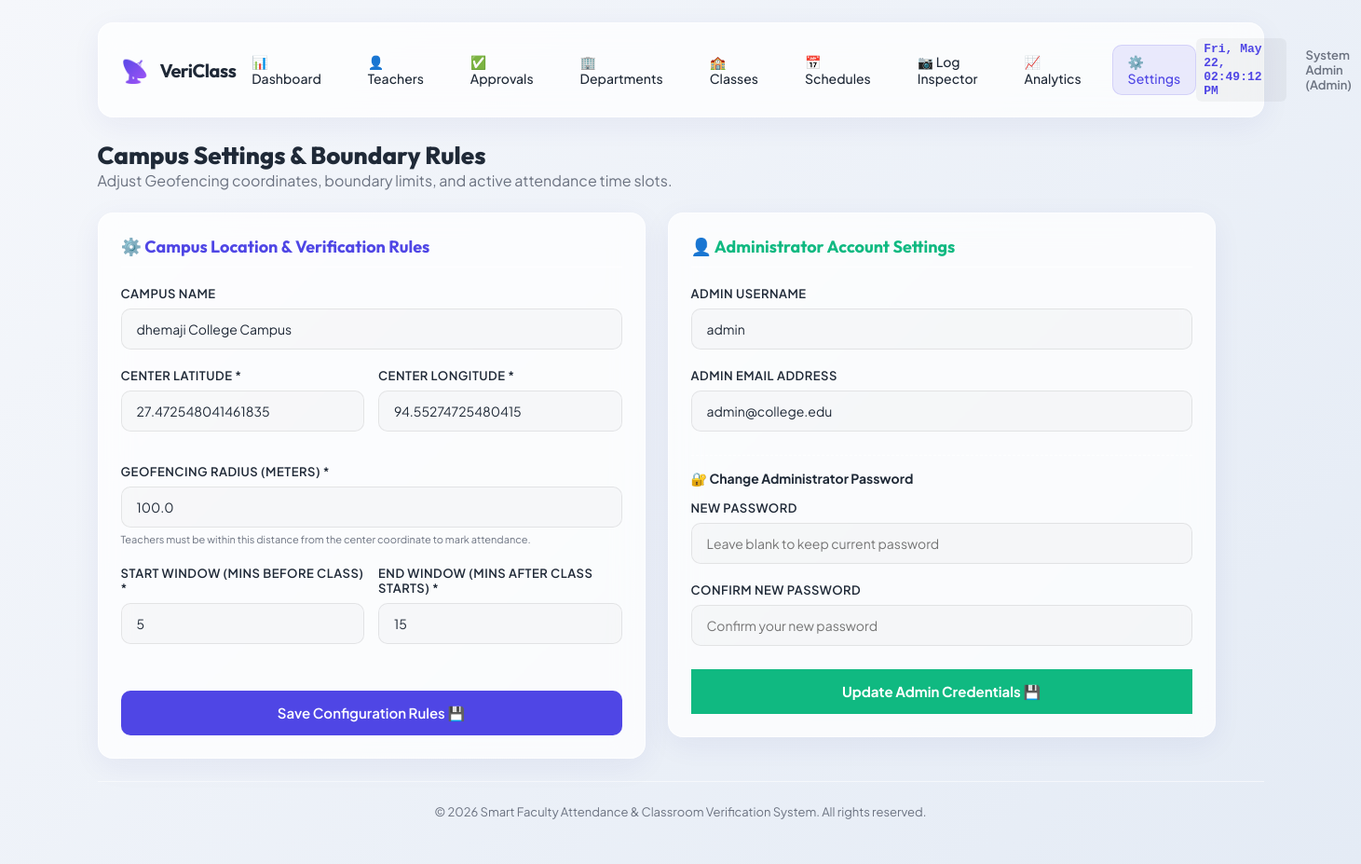
Before: /admin/settings (signed in) with the older database file.
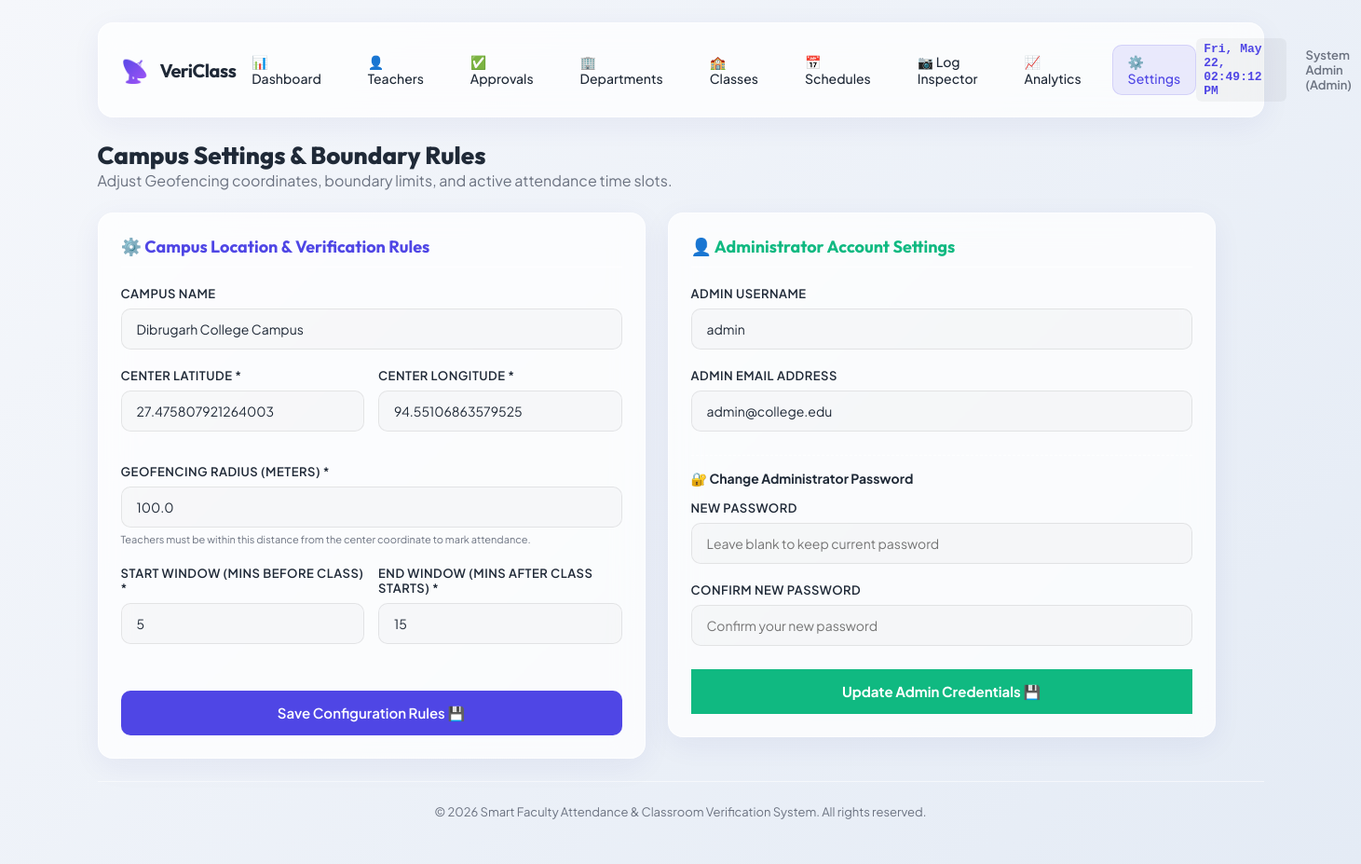
After: the same page with the newer database file.
### models.py (models this page shows, shortened)
class CampusSetting(db.Model):
    __tablename__ = 'campus_settings'
    id = db.Column(db.Integer, primary_key=True)
    campus_name = db.Column(db.String(100), nullable=False, default="Main College Campus")
    latitude = db.Column(db.Float, nullable=False, default=27.475807921264003)
    longitude = db.Column(db.Float, nullable=False, default=94.55106863579525)
    radius_meters = db.Column(db.Float, nullable=False, default=100.0)
    start_window_before_mins = db.Column(db.Integer, nullable=False, default=5)
    end_window_after_mins = db.Column(db.Integer, nullable=False, default=15)

### app.py (the view, shortened to what this page needs)
@app.route('/admin/settings', methods=['GET', 'POST'])
def admin_settings():
    if not is_logged_in() or session.get('role') != 'admin':
        flash("Access Denied.", "danger")
        return redirect(url_for('login'))
    settings = CampusSetting.query.first()
    return render_template('admin_settings.html', settings=settings, current_user=get_current_user())

### app.py (called while the page is built)
def is_logged_in():
    return 'user_id' in session

def get_current_user():
    if not is_logged_in():
        return None
    return User.query.get(session['user_id'])

### templates/admin_settings.html (shortened to what the changed rows need)
{% extends "base.html" %}
{% block content %}
<div style="margin-bottom: 24px;">
    <h2 style="font-family: var(--font-title); font-size: 26px; font-weight: 800;">Campus Settings & Boundary Rules</h2>
</div>
<div style="display: grid; grid-template-columns: repeat(auto-fit, minmax(400px, 1fr)); gap: 24px; align-items: start; max-width: 1200px;">
    <div class="glass-card" style="padding: 24px; width: 100%;">
        <form action="{{ url_for('admin_settings') }}" method="POST">
            <div class="form-group">
                <label class="form-label" for="campus_name">Campus Name</label>
                <input class="form-control" type="text" id="campus_name" name="campus_name" value="{{ settings.campus_name if settings else 'Main Campus' }}" required>
            </div>
            <div style="display: grid; grid-template-columns: 1fr 1fr; gap: 15px; margin-top: 15px;">
                <div class="form-group">
                    <label class="form-label" for="latitude">Center Latitude *</label>
                    <input class="form-control" type="number" step="any" id="latitude" name="latitude" value="{{ settings.latitude if settings else 27.475807921264003 }}" required>
                </div>
                <div class="form-group">
                    <label class="form-label" for="longitude">Center Longitude *</label>
                    <input class="form-control" type="number" step="any" id="longitude" name="longitude" value="{{ settings.longitude if settings else 94.55106863579525 }}" required>
                </div>
            </div>
            <div class="form-group" style="margin-top: 15px;">
                <label class="form-label" for="radius_meters">Geofencing Radius (Meters) *</label>
                <input class="form-control" type="number" step="0.1" id="radius_meters" name="radius_meters" value="{{ settings.radius_meters if settings else 100.0 }}" required>
                <small style="color: var(--color-text-muted); font-size: 11px;">Teachers must be within this distance from the center coordinate to mark attendance.</small>
            </div>
            <div style="display: grid; grid-template-columns: 1fr 1fr; gap: 15px; margin-top: 20px; margin-bottom: 30px;">
                <div class="form-group">
                    <label class="form-label" for="start_window_before_mins">Start Window (Mins before class) *</label>
                    <input class="form-control" type="number" id="start_window_before_mins" name="start_window_before_mins" value="{{ settings.start_window_before_mins if settings else 5 }}" required>
                </div>
                <div class="form-group">
                    <label class="form-label" for="end_window_after_mins">End Window (Mins after class starts) *</label>
                    <input class="form-control" type="number" id="end_window_after_mins" name="end_window_after_mins" value="{{ settings.end_window_after_mins if settings else 15 }}" required>
                </div>
            </div>
        </form>
    </div>
</div>
{% endblock %}

Changed rows visible on the page:
changed CampusSetting: campus_name "dhemaji College Campus" → "Dibrugarh College Campus"; latitude "27.472548041461835" → "27.475807921264003"; longitude "94.55274725480415" → "94.55106863579525"
